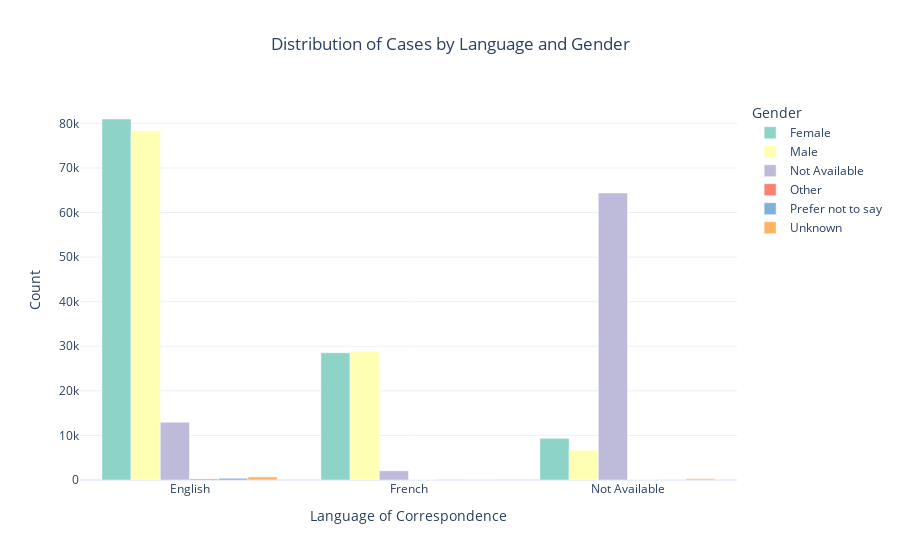

Write notebook code for a chart like this one.
### Code cell
# 7. Language and Gender Relationship (Grouped Bar Chart)
lang_gender_dist = pd.crosstab(df['Language of Correspondence'], df['Gender'])

fig7 = px.bar(lang_gender_dist,
             title='Distribution of Cases by Language and Gender',
             template='plotly_white',
             barmode='group',
             color_discrete_sequence=px.colors.qualitative.Set3)

fig7.update_layout(
    title_x=0.5,
    xaxis_title='Language of Correspondence',
    yaxis_title='Count',
    showlegend=True,
    legend_title='Gender',
    plot_bgcolor='white'
)

fig7.show()

### Figure 1 — Plotly figure (JSON) as saved in the notebook; plotly's stock layout.template omitted (floating-point values rounded to 4 significant figures)
{"data": [{"alignmentgroup": "True", "hovertemplate": "Gender=Female<br>Language of Correspondence=%{x}<br>value=%{y}<extra></extra>", "legendgroup": "Female", "marker": {"color": "rgb(141,211,199)", "pattern": {"shape": ""}}, "name": "Female", "offsetgroup": "Female", "orientation": "v", "showlegend": true, "textposition": "auto", "type": "bar", "x": ["English", "French", "Not Available"], "xaxis": "x", "y": [80981, 28543, 9342], "yaxis": "y"}, {"alignmentgroup": "True", "hovertemplate": "Gender=Male<br>Language of Correspondence=%{x}<br>value=%{y}<extra></extra>", "legendgroup": "Male", "marker": {"color": "rgb(255,255,179)", "pattern": {"shape": ""}}, "name": "Male", "offsetgroup": "Male", "orientation": "v", "showlegend": true, "textposition": "auto", "type": "bar", "x": ["English", "French", "Not Available"], "xaxis": "x", "y": [78344, 28898, 6663], "yaxis": "y"}, {"alignmentgroup": "True", "hovertemplate": "Gender=Not Available<br>Language of Correspondence=%{x}<br>value=%{y}<extra></extra>", "legendgroup": "Not Available", "marker": {"color": "rgb(190,186,218)", "pattern": {"shape": ""}}, "name": "Not Available", "offsetgroup": "Not Available", "orientation": "v", "showlegend": true, "textposition": "auto", "type": "bar", "x": ["English", "French", "Not Available"], "xaxis": "x", "y": [12962, 2072, 64386], "yaxis": "y"}, {"alignmentgroup": "True", "hovertemplate": "Gender=Other<br>Language of Correspondence=%{x}<br>value=%{y}<extra></extra>", "legendgroup": "Other", "marker": {"color": "rgb(251,128,114)", "pattern": {"shape": ""}}, "name": "Other", "offsetgroup": "Other", "orientation": "v", "showlegend": true, "textposition": "auto", "type": "bar", "x": ["English", "French", "Not Available"], "xaxis": "x", "y": [241, 7, 3], "yaxis": "y"}, {"alignmentgroup": "True", "hovertemplate": "Gender=Prefer not to say<br>Language of Correspondence=%{x}<br>value=%{y}<extra></extra>", "legendgroup": "Prefer not to say", "marker": {"color": "rgb(128,177,211)", "pattern": {"shape": ""}}, "name": "Prefer not to say", "offsetgroup": "Prefer not to say", "orientation": "v", "showlegend": true, "textposition": "auto", "type": "bar", "x": ["English", "French", "Not Available"], "xaxis": "x", "y": [389, 67, 13], "yaxis": "y"}, {"alignmentgroup": "True", "hovertemplate": "Gender=Unknown<br>Language of Correspondence=%{x}<br>value=%{y}<extra></extra>", "legendgroup": "Unknown", "marker": {"color": "rgb(253,180,98)", "pattern": {"shape": ""}}, "name": "Unknown", "offsetgroup": "Unknown", "orientation": "v", "showlegend": true, "textposition": "auto", "type": "bar", "x": ["English", "French", "Not Available"], "xaxis": "x", "y": [695, 85, 285], "yaxis": "y"}], "layout": {"barmode": "group", "legend": {"title": {"text": "Gender"}, "tracegroupgap": 0}, "plot_bgcolor": "white", "showlegend": true, "title": {"text": "Distribution of Cases by Language and Gender", "x": 0.5}, "xaxis": {"anchor": "y", "domain": [0, 1], "title": {"text": "Language of Correspondence"}}, "yaxis": {"anchor": "x", "domain": [0, 1], "title": {"text": "Count"}}}}
